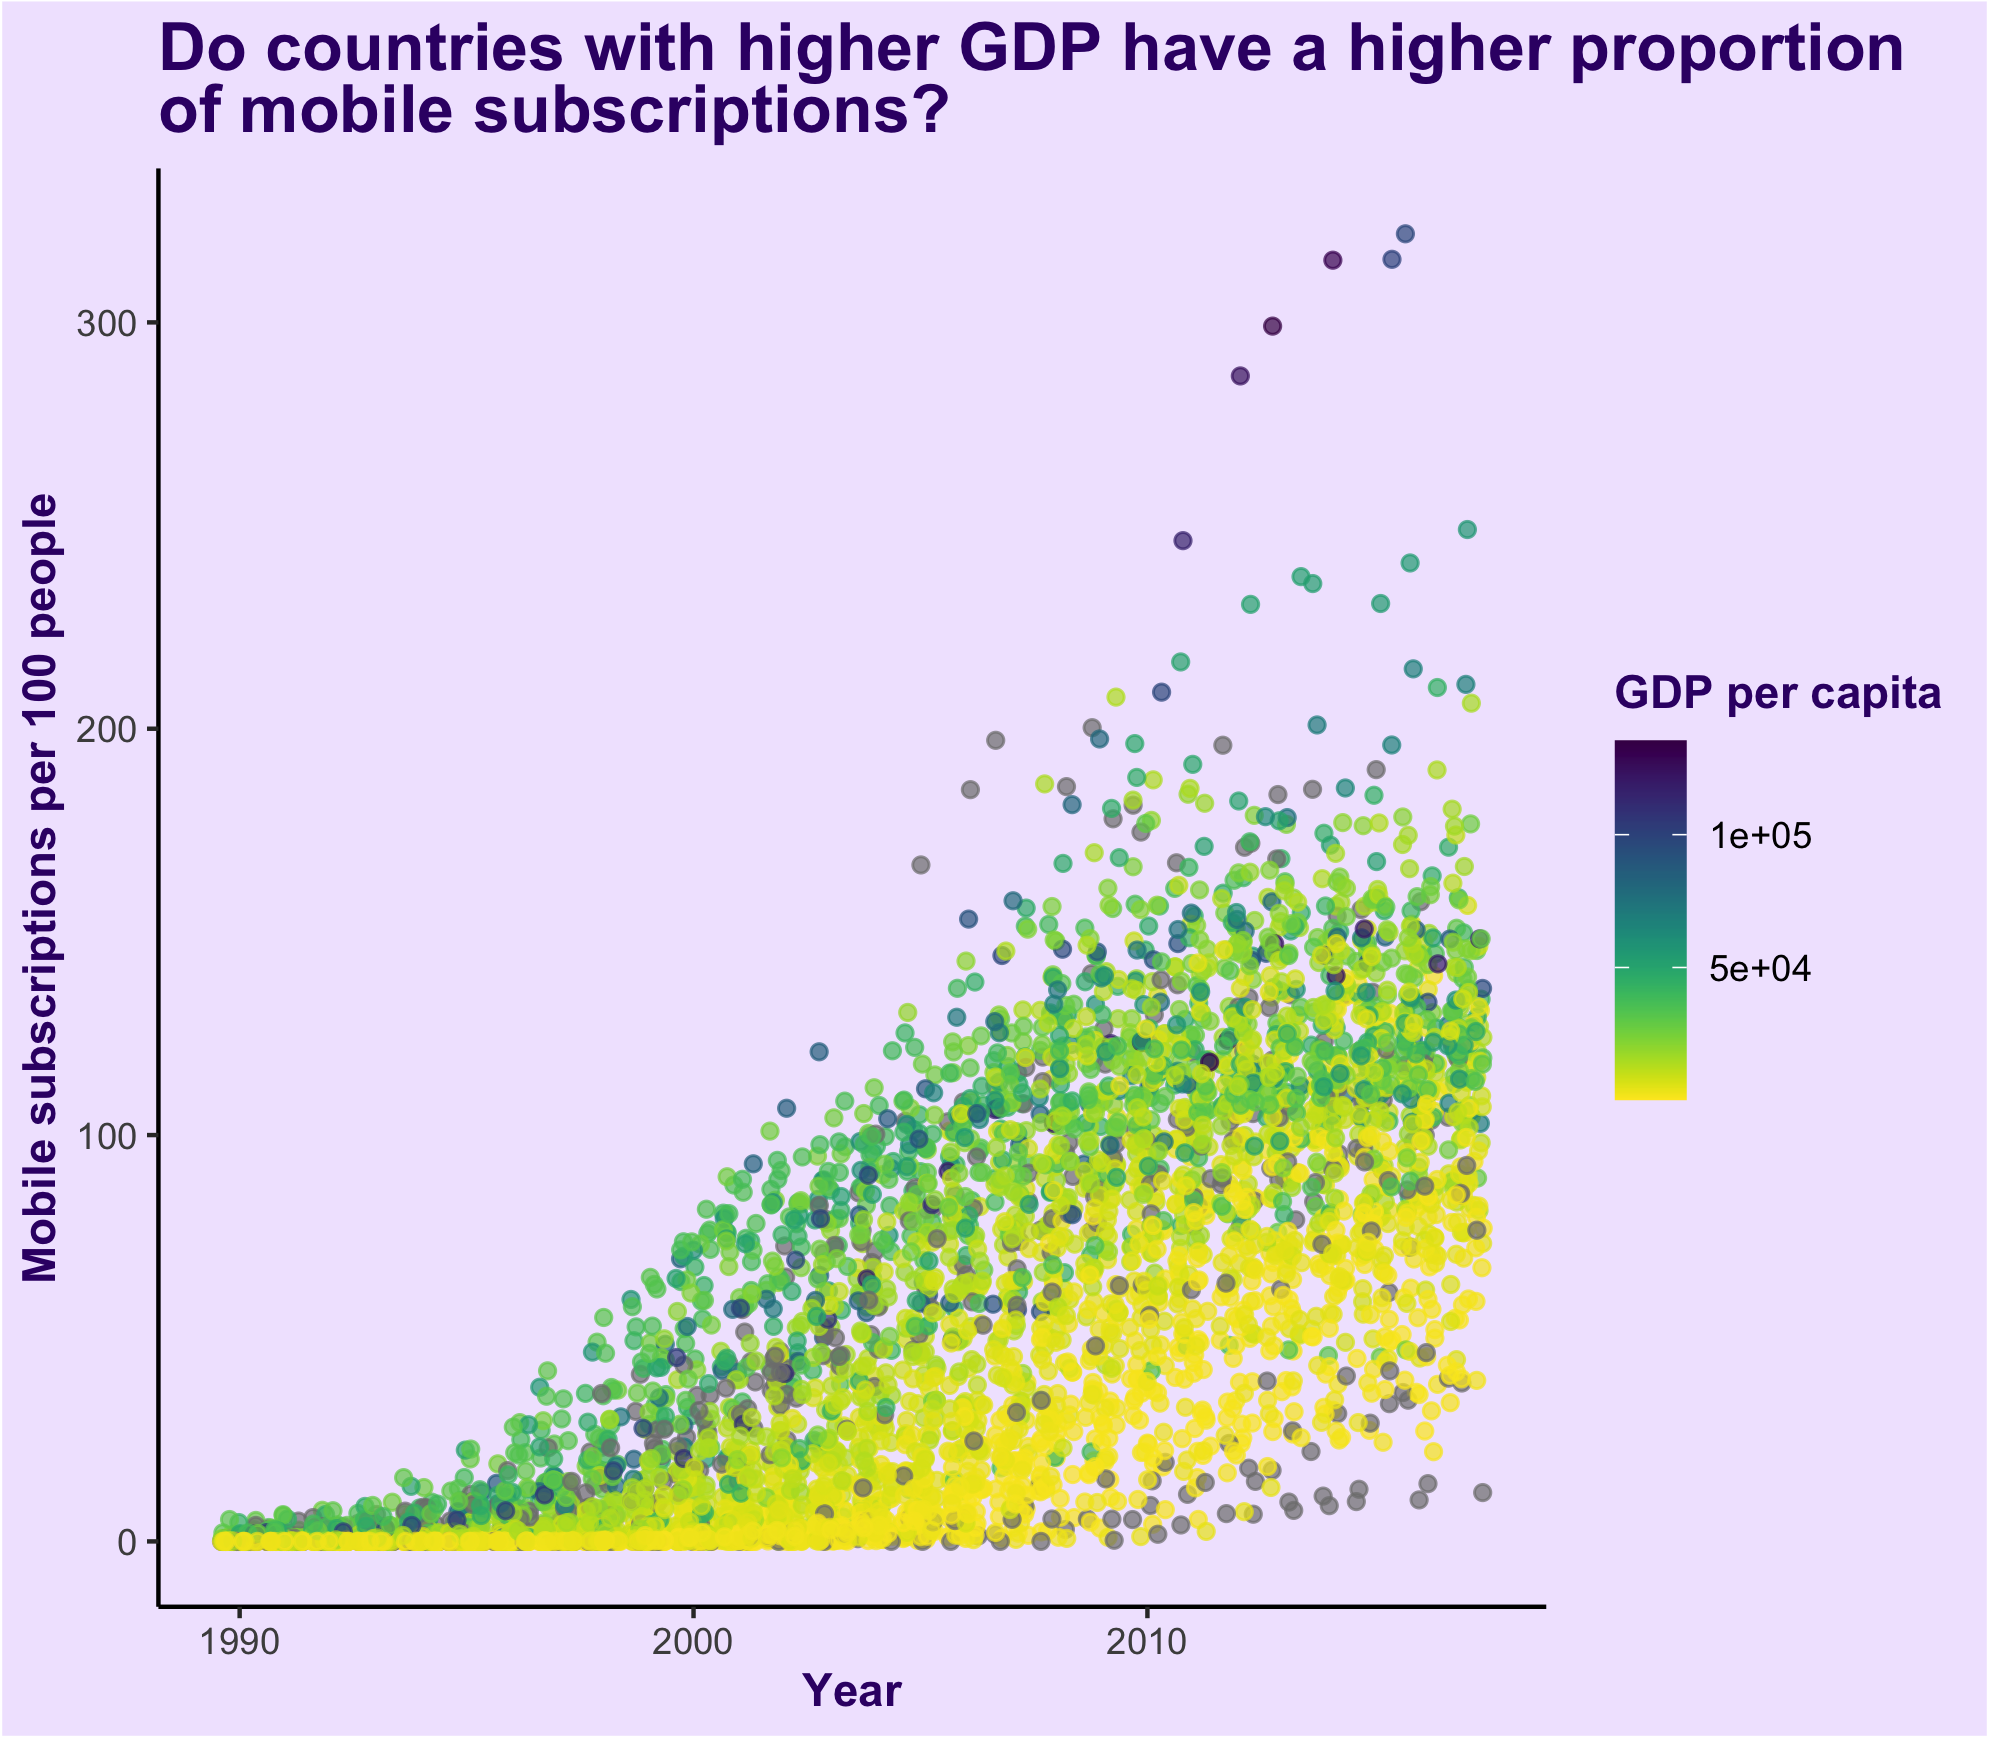

Source code (R):
library(tidyverse)
library(tidytuesdayR)
library(lubridate)
library(zoo)
library(ggtext)
library(patchwork)
library(viridis)

pip <- tt_load("2020-11-10")

mobile <- pip$mobile

landline <- pip$landline


p <- ggplot(mobile, 
       mapping = aes(x = year, y = mobile_subs, 
                     color = gdp_per_cap)) +
  geom_jitter(alpha = .7) +
  scale_colour_viridis(direction = -1) +
  theme_classic() +
  ggtitle(
    paste0(
      "<span style = 'color:#380474'><span style = 'font-size:16pt'>**Do countries with higher GDP have a higher proportion<br>of mobile subscriptions?**</span>"
    )
  ) +
  theme(plot.background = element_rect(fill = "#F1E6FE"),
        plot.title = ggtext::element_markdown(),
        panel.background = element_rect(fill = "#F1E6FE"),
        legend.background = element_rect(fill = "#F1E6FE"),
        axis.title.x = element_markdown(),
        axis.title.y = element_markdown(),
        legend.title = element_markdown()) +
  labs(x = paste0("<span style = 'color:#380474'>**Year**</span>"),
       y = paste0("<span style = 'color:#380474'>**Mobile subscriptions per 100 people**</span>"),
       color = paste0("<span style = 'color:#380474'>**GDP per capita**</span>"))
  
p

ggsave("2020/2020-11-10.png", scale = 0.78)



  
